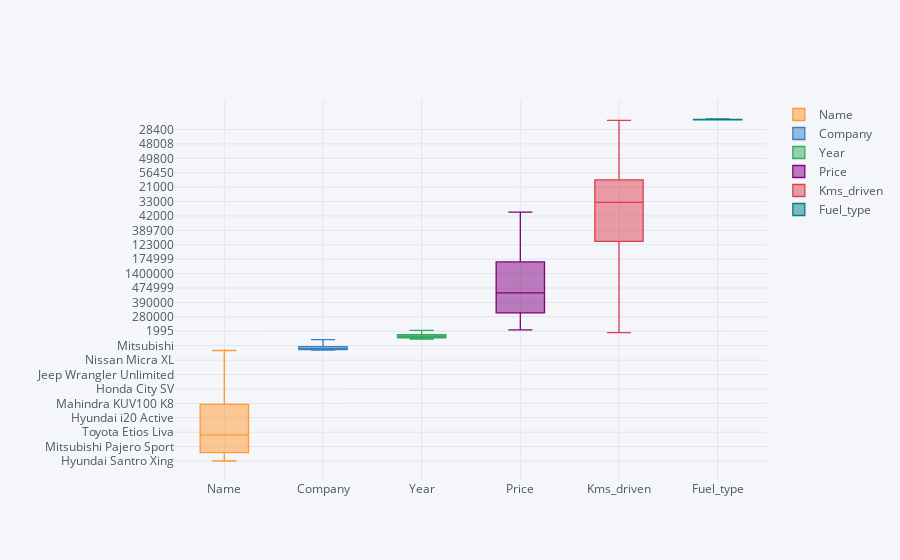

Notebook code for this chart:
### Code cell
car.iplot(kind = 'box')

### Figure 1 — Plotly figure (JSON) as saved in the notebook; plotly's stock layout.template omitted (floating-point values rounded to 4 significant figures; data arrays with more than 128 entries replaced by an {"elided": "..."} marker saying what was removed)
{"data": [{"boxpoints": false, "line": {"width": 1.3}, "marker": {"color": "rgba(255, 153, 51, 1.0)"}, "name": "Name", "orientation": "v", "type": "box", "y": {"elided": "723 str values"}}, {"boxpoints": false, "line": {"width": 1.3}, "marker": {"color": "rgba(55, 128, 191, 1.0)"}, "name": "Company", "orientation": "v", "type": "box", "y": {"elided": "723 str values"}}, {"boxpoints": false, "line": {"width": 1.3}, "marker": {"color": "rgba(50, 171, 96, 1.0)"}, "name": "Year", "orientation": "v", "type": "box", "y": {"elided": "723 int values"}}, {"boxpoints": false, "line": {"width": 1.3}, "marker": {"color": "rgba(128, 0, 128, 1.0)"}, "name": "Price", "orientation": "v", "type": "box", "y": {"elided": "723 int values"}}, {"boxpoints": false, "line": {"width": 1.3}, "marker": {"color": "rgba(219, 64, 82, 1.0)"}, "name": "Kms_driven", "orientation": "v", "type": "box", "y": {"elided": "723 int values"}}, {"boxpoints": false, "line": {"width": 1.3}, "marker": {"color": "rgba(0, 128, 128, 1.0)"}, "name": "Fuel_type", "orientation": "v", "type": "box", "y": {"elided": "723 str values"}}], "layout": {"legend": {"bgcolor": "#F5F6F9", "font": {"color": "#4D5663"}}, "paper_bgcolor": "#F5F6F9", "plot_bgcolor": "#F5F6F9", "title": {"font": {"color": "#4D5663"}}, "xaxis": {"gridcolor": "#E1E5ED", "showgrid": true, "tickfont": {"color": "#4D5663"}, "title": {"font": {"color": "#4D5663"}, "text": ""}, "zerolinecolor": "#E1E5ED"}, "yaxis": {"gridcolor": "#E1E5ED", "showgrid": true, "tickfont": {"color": "#4D5663"}, "title": {"font": {"color": "#4D5663"}, "text": ""}, "zerolinecolor": "#E1E5ED"}}}
